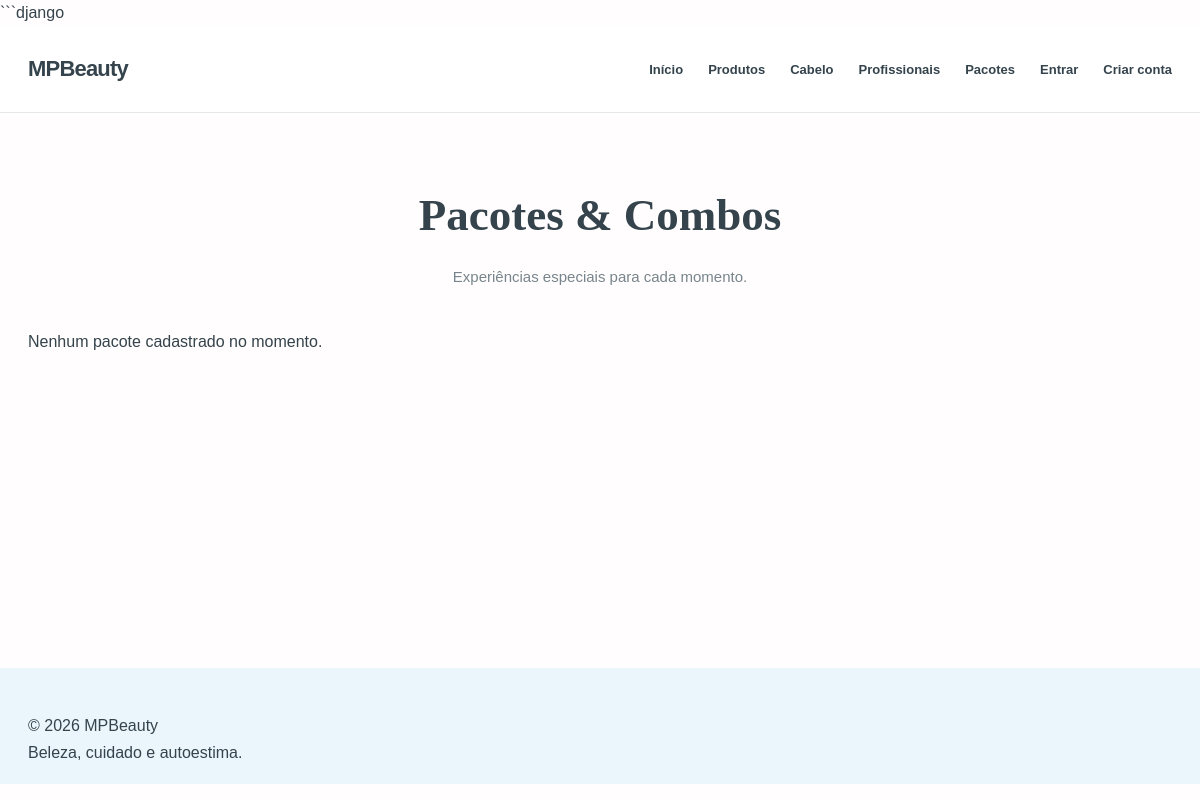
The page /pacotes/ on the database as committed earlier.
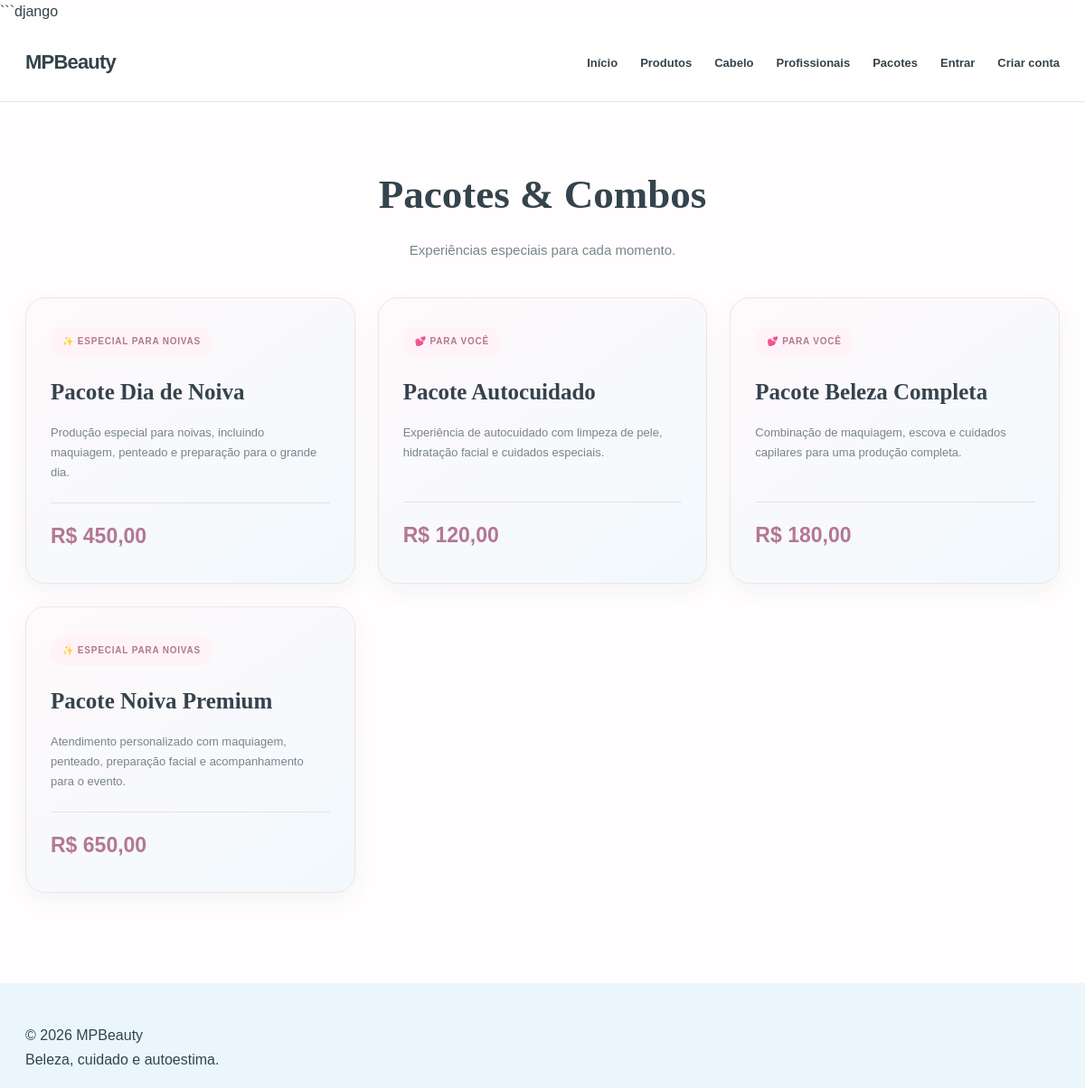
The same page on the database as committed later.
### beauty/models.py (models this page shows, shortened)
class Package(models.Model):
    PACKAGE_TYPES = [
        ('client', 'Cliente'),
        ('bride', 'Noiva'),
    ]
    name = models.CharField(max_length=100)
    description = models.TextField()
    package_type = models.CharField(
        max_length=10,
        choices=PACKAGE_TYPES
    )
    price = models.DecimalField(
        max_digits=8,
        decimal_places=2
    )
    active = models.BooleanField(default=True)

### beauty/views.py (the view)
# urls.py: path("pacotes/", views.pacotes, name="pacotes"),
def pacotes(request):
    lista = Package.objects.filter(active=True)
    return render(request, "beauty/pacotes.html", {
        "pacotes": lista,
    })

### beauty/templates/beauty/pacotes.html (shortened to what this page needs)
{% extends 'beauty/base.html' %}
{% block content %}
<section class="secao">
    <h1>Pacotes & Combos</h1>
    <p>
        Experiências especiais para cada momento.
    </p>
    <div class="cartoes">
        {% for pacote in pacotes %}
            <article class="cartao">
                {% if pacote.package_type == 'bride' %}
                    <span>
                        ✨ ESPECIAL PARA NOIVAS
                    </span>
                {% else %}
                    <span>
                        💕 PARA VOCÊ
                    </span>
                {% endif %}
                <h2>{{ pacote.name }}</h2>
                <p>{{ pacote.description }}</p>
                <strong>
                    R$ {{ pacote.price }}
                </strong>
            </article>
        {% empty %}
            <p>Nenhum pacote cadastrado no momento.</p>
        {% endfor %}
    </div>
</section>
{% endblock %}

### beauty/templates/beauty/base.html (shortened to what this page needs)
{% load static %}
<!DOCTYPE html>
<html lang="pt-br">
<head>
    <link rel="stylesheet" href="{% static 'beauty/css/style.css' %}">
</head>
<body>
    <header class="site-header">
        <div class="header-inner">
            <a href="{% url 'inicio' %}" class="logo">
                MPBeauty
            </a>
            <nav class="main-nav">
                <a href="{% url 'inicio' %}">Início</a>
                <a href="{% url 'produtos' %}">Produtos</a>
                <a href="{% url 'produtos' %}?category=cabelo">Cabelo</a>
                <a href="{% url 'profissionais' %}">Profissionais</a>
                <a href="{% url 'pacotes' %}">Pacotes</a>
                {% if user.is_authenticated %}
                    <span>Olá, {{ user.username }}</span>
                    <form method="post" action="{% url 'logout' %}">
                        {% csrf_token %}
                        <button type="submit">Sair</button>
                    </form>
                {% else %}
                    <a href="{% url 'login' %}">Entrar</a>
                    <a href="{% url 'cadastro' %}">Criar conta</a>
                {% endif %}
            </nav>
        </div>
    </header>
    <main>
        {% block content %}
        {% endblock %}
    </main>
    <footer class="site-footer">
        <p>© 2026 MPBeauty</p>
        <p>Beleza, cuidado e autoestima.</p>
    </footer>
</body>
</html>

### beauty/static/beauty/css/style.css (style rules this page uses)
:root { --blue: #c9eafa; --blue-deep: #8fcce8; --blue-soft: #edf8fd; --pink: #f5d3e1; --pink-deep: #d98eae; --pink-soft: #fff3f7; --ink: #34434c; --muted: #78858c; --white: #ffffff; --line: #e9e7e8; --shadow: 0 16px 45px rgba(68, 91, 105, .09); --radius: 20px; }
* { box-sizing: border-box; margin: 0; padding: 0; }
html { scroll-behavior: smooth; }
body { font-family: "DM Sans", Arial, sans-serif; color: var(--ink); background: #fffdfd; line-height: 1.65; }
a { color: inherit; text-decoration: none; }
.site-header { position: sticky; top: 0; z-index: 50; background: rgba(255,255,255,.94); backdrop-filter: blur(14px); border-bottom: 1px solid rgba(220,225,228,.75); }
.header-inner { max-width: 1200px; min-height: 86px; margin: auto; padding: 12px 28px; display: flex; align-items: center; justify-content: space-between; gap: 28px; }
.logo { display: flex; align-items: center; gap: 10px; font-weight: 700; font-size: 22px; line-height: 1.1; letter-spacing: -.8px; }
.main-nav { display: flex; align-items: center; gap: 25px; font-size: 13px; font-weight: 600; }
main { min-height: 65vh; }
.site-footer { margin-top: 35px; padding: 45px 28px 18px; background: #eaf6fb; }
.secao { max-width: 1200px; margin: 0 auto; padding: 65px 28px; }
.secao > h1 { font-family: "Playfair Display", Georgia, serif; font-size: clamp(32px, 4vw, 45px); color: var(--ink); text-align: center; margin-bottom: 12px; }
.secao > p { color: var(--muted); text-align: center; margin-bottom: 40px; font-size: 15px; }
.cartoes { display: grid; grid-template-columns: repeat(3, minmax(0, 1fr)); gap: 25px; }
.cartao { padding: 32px 27px; border: 1px solid #f1e3e9; border-radius: 22px; background: linear-gradient( 145deg, #fff9fb, #f1f9fd ); box-shadow: 0 8px 25px rgba(68, 91, 105, .06); transition: transform .3s, box-shadow .3s; }
.cartao span { display: inline-block; padding: 8px 13px; margin-bottom: 18px; border-radius: 25px; background: var(--pink-soft); color: #b47793; font-size: 10px; font-weight: 700; letter-spacing: .8px; }
.cartao h2 { margin-bottom: 14px; font-family: "Playfair Display", Georgia, serif; font-size: 25px; color: var(--ink); }
.cartao p { min-height: 65px; color: var(--muted); font-size: 13px; line-height: 1.7; }
.cartao strong { display: block; margin-top: 22px; padding-top: 18px; border-top: 1px solid #eadfe4; color: #b47793; font-size: 23px; }

Rows that differ between the two databases and show on the page:
added Package: package_type "✨ ESPECIAL PARA NOIVAS", name "Pacote Dia de Noiva", description "Produção especial para noivas, incluindo maquiagem, penteado e preparação para o grande dia.", price "450,00"
added Package: package_type "💕 PARA VOCÊ", name "Pacote Autocuidado", description "Experiência de autocuidado com limpeza de pele, hidratação facial e cuidados especiais.", price "120,00"
added Package: package_type "💕 PARA VOCÊ", name "Pacote Beleza Completa", description "Combinação de maquiagem, escova e cuidados capilares para uma produção completa.", price "180,00"
added Package: package_type "✨ ESPECIAL PARA NOIVAS", name "Pacote Noiva Premium", description "Atendimento personalizado com maquiagem, penteado, preparação facial e acompanhamento para o evento.", price "650,00"
Other text that changed with them:
text no longer shown: "Nenhum pacote cadastrado no momento."
